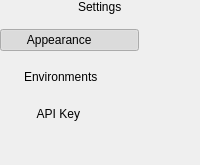
                        <widget class="QFrame" name="settings_menu">
                         <property name="minimumSize">
                          <size>
                           <width>200</width>
                           <height>0</height>
                          </size>
                         </property>
                         <property name="layoutDirection">
                          <enum>Qt::LeftToRight</enum>
                         </property>
                         <property name="styleSheet">
                          <string notr="true"/>
                         </property>
                         <property name="frameShape">
                          <enum>QFrame::NoFrame</enum>
                         </property>
                         <property name="frameShadow">
                          <enum>QFrame::Plain</enum>
                         </property>
                         <property name="lineWidth">
                          <number>0</number>
                         </property>
                         <layout class="QVBoxLayout" name="verticalLayout_16">
                          <property name="spacing">
                           <number>15</number>
                          </property>
                          <property name="leftMargin">
                           <number>0</number>
                          </property>
                          <property name="topMargin">
                           <number>0</number>
                          </property>
                          <property name="rightMargin">
                           <number>0</number>
                          </property>
                          <property name="bottomMargin">
                           <number>0</number>
                          </property>
                          <item alignment="Qt::AlignHCenter">
                           <widget class="QLabel" name="label_3">
                            <property name="styleSheet">
                             <string notr="true">font: 16pt &quot;Segoe UI&quot;;</string>
                            </property>
                            <property name="text">
                             <string>Settings</string>
                            </property>
                           </widget>
                          </item>
                          <item alignment="Qt::AlignLeft">
                           <widget class="QPushButton" name="appearance_button">
                            <property name="minimumSize">
                             <size>
                              <width>0</width>
                              <height>0</height>
                             </size>
                            </property>
                            <property name="styleSheet">
                             <string notr="true"/>
                            </property>
                            <property name="text">
                             <string>       Appearance             </string>
                            </property>
                            <property name="icon">
                             <iconset resource="../../resources.qrc">
                              <normaloff>:/icon/images/icons/preview_FILL0_wght200_GRAD0_opsz48.png</normaloff>:/icon/images/icons/preview_FILL0_wght200_GRAD0_opsz48.png</iconset>
                            </property>
                            <property name="iconSize">
                             <size>
                              <width>24</width>
                              <height>24</height>
                             </size>
                            </property>
                            <property name="checkable">
                             <bool>true</bool>
                            </property>
                            <property name="checked">
                             <bool>true</bool>
                            </property>
                            <property name="autoExclusive">
                             <bool>true</bool>
                            </property>
                            <property name="flat">
                             <bool>true</bool>
                            </property>
                           </widget>
                          </item>
                          <item alignment="Qt::AlignLeft">
                           <widget class="QPushButton" name="environments_button">
                            <property name="styleSheet">
                             <string notr="true"/>
                            </property>
                            <property name="text">
                             <string>      Environments           </string>
                            </property>
                            <property name="icon">
                             <iconset resource="../../resources.qrc">
                              <normaloff>:/icon/images/icons/token_FILL0_wght200_GRAD0_opsz48.png</normaloff>:/icon/images/icons/token_FILL0_wght200_GRAD0_opsz48.png</iconset>
                            </property>
                            <property name="iconSize">
                             <size>
                              <width>24</width>
                              <height>24</height>
                             </size>
                            </property>
                            <property name="checkable">
                             <bool>true</bool>
                            </property>
                            <property name="autoExclusive">
                             <bool>true</bool>
                            </property>
                            <property name="flat">
                             <bool>true</bool>
                            </property>
                           </widget>
                          </item>
                          <item alignment="Qt::AlignLeft">
                           <widget class="QPushButton" name="api_keys_button">
                            <property name="styleSheet">
                             <string notr="true"/>
                            </property>
                            <property name="text">
                             <string>          API Key               </string>
                            </property>
                            <property name="icon">
                             <iconset resource="../../resources.qrc">
                              <normaloff>:/icon/images/icons/key_FILL0_wght200_GRAD0_opsz48.png</normaloff>:/icon/images/icons/key_FILL0_wght200_GRAD0_opsz48.png</iconset>
                            </property>
                            <property name="iconSize">
                             <size>
                              <width>24</width>
                              <height>24</height>
                             </size>
                            </property>
                            <property name="checkable">
                             <bool>true</bool>
                            </property>
                            <property name="autoExclusive">
                             <bool>true</bool>
                            </property>
                            <property name="flat">
                             <bool>true</bool>
                            </property>
                           </widget>
                          </item>
                          <item>
                           <spacer name="verticalSpacer_2">
                            <property name="orientation">
                             <enum>Qt::Vertical</enum>
                            </property>
                            <property name="sizeHint" stdset="0">
                             <size>
                              <width>20</width>
                              <height>40</height>
                             </size>
                            </property>
                           </spacer>
                          </item>
                         </layout>
                        </widget>
